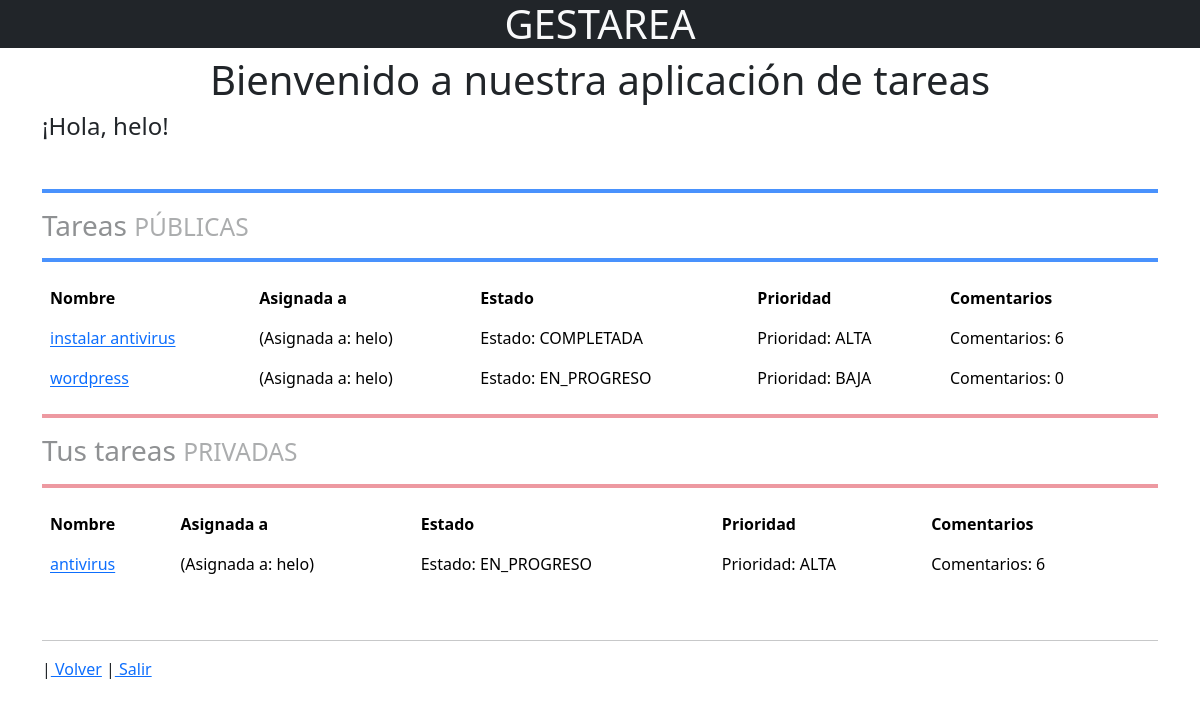
/ (signed in), run on the app's committed database.
### tareas/models.py (models this page shows, shortened)
class Tarea(models.Model):
    OPCIONES_ESTADO = (
        ('PENDIENTE', 'Pendiente'),
        ('EN_PROGRESO', 'En Progreso'),
        ('COMPLETADA', 'Completada'),
    )
    OPCIONES_PRIORIDAD = (
        ('BAJA', 'Baja'),
        ('MEDIA', 'Media'),
        ('ALTA', 'Alta'),
    )
    nombre = models.CharField(max_length=200)
    descripcion = models.TextField()
    fecha_vencimiento = models.DateTimeField()
    estado = models.CharField(max_length=12, choices=OPCIONES_ESTADO, default='PENDIENTE')
    prioridad = models.CharField(max_length=6, choices=OPCIONES_PRIORIDAD, default='MEDIA')
    categoria = models.ForeignKey(Categoria, on_delete=models.CASCADE)
    asignada_a = models.ForeignKey(User, on_delete=models.CASCADE, related_name='tareas_asignadas')
    es_publica = models.BooleanField(default=False)
    def comentarios_publicos(self):
        return self.comentario_set.filter(visibilidad='PUBLICO').count()

### tareas/views.py (the view)
# urls.py: path('', views.inicio, name='inicio'),
def inicio(request):
    if not request.user.is_authenticated:
        return redirect('inicio_sesion')
    if request.user.is_superuser:
        categorias = Categoria.objects.all()
        tareas = Tarea.objects.all().count()
        tareas_pendientes = Tarea.objects.filter(estado='PENDIENTE')
        tareas_en_progreso = Tarea.objects.filter(estado='EN_PROGRESO')
        tareas_completadas = Tarea.objects.filter(estado='COMPLETADA')
        tareas_pendientes_tot = Tarea.objects.filter(estado='PENDIENTE').count()
        tareas_en_progreso_tot = Tarea.objects.filter(estado='EN_PROGRESO').count()
        tareas_completadas_tot = Tarea.objects.filter(estado='COMPLETADA').count()
        usuarios = User.objects.all()
        context = {
        'categorias': categorias,
        'tareas_tot': tareas,
		'tareas_pendientes': tareas_pendientes,
        'tareas_en_progreso': tareas_en_progreso,
        'tareas_completadas': tareas_completadas,
        'tareas_pendientes_tot': tareas_pendientes_tot,
        'tareas_en_progreso_tot': tareas_en_progreso_tot,
        'tareas_completadas_tot': tareas_completadas_tot,
		'usuarios': usuarios
        }
        return render(request, 'inicio.html', context)
    else:
        usuario_actual = User.objects.get(username=request.user.username)
        tareas_publicas = [(tarea, CambioTareaForm(initial={'estado': tarea.estado})) for tarea in Tarea.objects.filter(es_publica=True)]
        tareas_privadas = [(tarea, CambioTareaForm(initial={'estado': tarea.estado})) for tarea in Tarea.objects.filter(es_publica=False, asignada_a=usuario_actual)]
        context = {
        'tareas_publicas': tareas_publicas,
        'tareas_privadas': tareas_privadas,
        }
        return render(request, 'tareas/inicio.html', context)

### tareas/templates/tareas/inicio.html (shortened to what this page needs)
{% extends "base_generic.html" %}
{% block content %}
<center><h1>Bienvenido a nuestra aplicación de tareas</h1></center>
{% if user.is_authenticated %}
    <h4>¡Hola, {{ user.username }}!</h4>
	<br>
	<hr class="border border-primary border-2 opacity-75">
	<h3 class="opacity-50">
	  Tareas
	  <small class="text-body-secondary">PÚBLICAS</small>
	</h3>
	<hr class="border border-primary border-2 opacity-75">
	<table class="table table-borderless">
		  <thead>
			<td><strong>Nombre<strong></td>
			<td><strong>Asignada a<strong></td>
			<td><strong>Estado<strong></td>
			<td><strong>Prioridad<strong></td>
			<td><strong>Comentarios<strong></td>
		  </thead>
			<tbody>
	{% for tarea, form in tareas_publicas %}
		<tr>
			<td>
			<a class="link-offset-1"  href="#" data-bs-toggle="modal" data-bs-target="#detalleTareaModal{{tarea.id}}">{{ tarea.nombre }} </a>
			</td>
			<td>
			(Asignada a: {{ tarea.asignada_a.username }})
			</td>
			<td>
			<span>Estado: </span>{{ tarea.estado }}
			</td>
			<td>
			<span>Prioridad: </span>{{ tarea.prioridad }}
			</td>
			<td>
			<span>Comentarios: </span>{{ tarea.comentarios_publicos }}
			</td>
			<td>
		</tr>
	{% endfor %}
	</table>
	<hr class="border border-danger border-2 opacity-50">
	<h3 class="opacity-50">
	  Tus tareas
	  <small class="text-body-secondary">PRIVADAS</small>
	</h3>
	<hr class="border border-danger border-2 opacity-50">
	<table class="table table-borderless">
		  <thead>
			<td><strong>Nombre<strong></td>
			<td><strong>Asignada a<strong></td>
			<td><strong>Estado<strong></td>
			<td><strong>Prioridad<strong></td>
			<td><strong>Comentarios<strong></td>
		  </thead>
			<tbody>
	{% for tarea, form in tareas_privadas %}
		<tr>
			<td>
			<a class="link-offset-1"  href="#" data-bs-toggle="modal" data-bs-target="#detalleTareaModal{{tarea.id}}">{{ tarea.nombre }} </a>
			</td>
			<td>
			(Asignada a: {{ tarea.asignada_a.username }})
			</td>
			<td>
			<span>Estado: </span>{{ tarea.estado }}
			</td>
			<td>
			<span>Prioridad: </span>{{ tarea.prioridad }}
			</td>
			<td>
			<span>Comentarios: </span>{{ tarea.comentario_set.all.count }}
			</td>
			<td>
		</tr>
	{% endfor %}
	</table>
{% else %}
	{% load static %}
{% endif %}
{% endblock %}

### tareas/templates/base_generic.html (shortened to what this page needs)
<!DOCTYPE html>
<html>
<head>
	<link href="https://cdn.jsdelivr.net/npm/bootstrap@5.3.1/dist/css/bootstrap.min.css" rel="stylesheet">
</head>
</head>
<body>
    <header>
		<center><h1 class="text-light bg-dark">GESTAREA</h1></center>
    </header>
    <main>
		<div class="container-sm" >
        {% block content %}{% endblock %}
		</div>
    </main>
    <footer>
        <div class="container">
        <br><hr>
		{% if request.META.HTTP_REFERER %}
			|<a href="{{ request.META.HTTP_REFERER }}"> Volver</a>
		{% else %}
			|<a href="{% url 'inicio' %}"> Volver</a>
		{% endif %}
		{% if user.is_authenticated %}
			|<a href="{% url 'logout' %}"> Salir</a>
		{% endif %}
    </div>
    </footer>
</body>
</html>

### data on the page
Tarea: nombre "instalar antivirus", asignada_a.username "helo", estado "COMPLETADA", prioridad "ALTA", comentarios_publicos "6"
Tarea: nombre "wordpress", asignada_a.username "helo", estado "EN_PROGRESO", prioridad "BAJA", comentarios_publicos "0"
Tarea: nombre "antivirus", asignada_a.username "helo", estado "EN_PROGRESO", prioridad "ALTA", comentario_set.all.count "6"

### other printed values
{{ user.username }} "helo"
